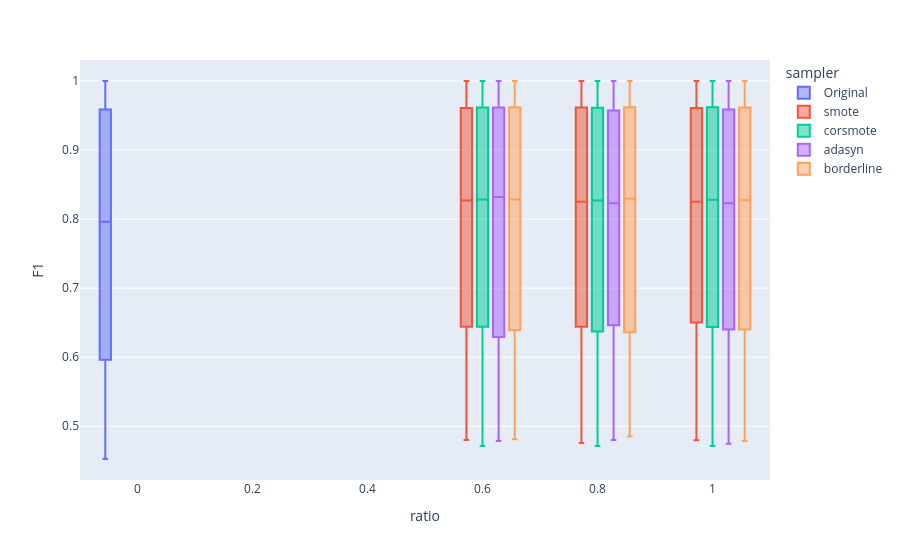

Source (notebook cell):
### Code cell
fig = px.box(df, x="ratio", y="F1", color="sampler")
fig.show()

### Figure 1 — Plotly figure (JSON) as saved in the notebook; plotly's stock layout.template omitted (floating-point values rounded to 4 significant figures; data arrays with more than 128 entries replaced by an {"elided": "..."} marker saying what was removed)
{"data": [{"alignmentgroup": "True", "hovertemplate": "sampler=Original<br>ratio=%{x}<br>F1=%{y}<extra></extra>", "legendgroup": "Original", "marker": {"color": "#636efa"}, "name": "Original", "notched": false, "offsetgroup": "Original", "orientation": "v", "showlegend": true, "type": "box", "x": {"elided": "1710 float values"}, "x0": " ", "xaxis": "x", "y": {"elided": "1710 float values"}, "y0": " ", "yaxis": "y"}, {"alignmentgroup": "True", "hovertemplate": "sampler=smote<br>ratio=%{x}<br>F1=%{y}<extra></extra>", "legendgroup": "smote", "marker": {"color": "#EF553B"}, "name": "smote", "notched": false, "offsetgroup": "smote", "orientation": "v", "showlegend": true, "type": "box", "x": {"elided": "5130 float values"}, "x0": " ", "xaxis": "x", "y": {"elided": "5130 float values"}, "y0": " ", "yaxis": "y"}, {"alignmentgroup": "True", "hovertemplate": "sampler=corsmote<br>ratio=%{x}<br>F1=%{y}<extra></extra>", "legendgroup": "corsmote", "marker": {"color": "#00cc96"}, "name": "corsmote", "notched": false, "offsetgroup": "corsmote", "orientation": "v", "showlegend": true, "type": "box", "x": {"elided": "5130 float values"}, "x0": " ", "xaxis": "x", "y": {"elided": "5130 float values"}, "y0": " ", "yaxis": "y"}, {"alignmentgroup": "True", "hovertemplate": "sampler=adasyn<br>ratio=%{x}<br>F1=%{y}<extra></extra>", "legendgroup": "adasyn", "marker": {"color": "#ab63fa"}, "name": "adasyn", "notched": false, "offsetgroup": "adasyn", "orientation": "v", "showlegend": true, "type": "box", "x": {"elided": "5043 float values"}, "x0": " ", "xaxis": "x", "y": {"elided": "5043 float values"}, "y0": " ", "yaxis": "y"}, {"alignmentgroup": "True", "hovertemplate": "sampler=borderline<br>ratio=%{x}<br>F1=%{y}<extra></extra>", "legendgroup": "borderline", "marker": {"color": "#FFA15A"}, "name": "borderline", "notched": false, "offsetgroup": "borderline", "orientation": "v", "showlegend": true, "type": "box", "x": {"elided": "5130 float values"}, "x0": " ", "xaxis": "x", "y": {"elided": "5130 float values"}, "y0": " ", "yaxis": "y"}], "layout": {"boxmode": "group", "legend": {"title": {"text": "sampler"}, "tracegroupgap": 0}, "margin": {"t": 60}, "xaxis": {"anchor": "y", "domain": [0, 1], "title": {"text": "ratio"}}, "yaxis": {"anchor": "x", "domain": [0, 1], "title": {"text": "F1"}}}}
